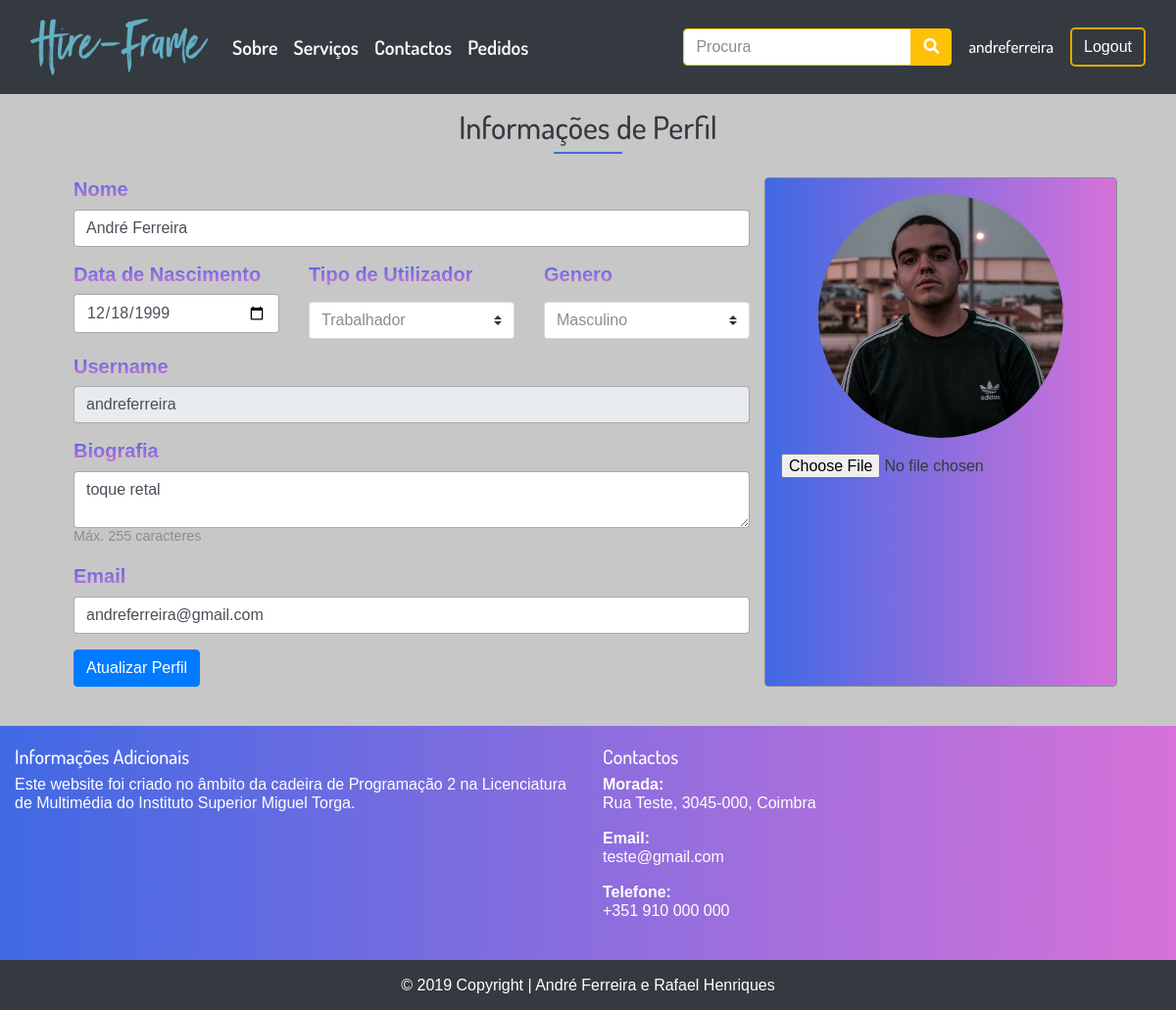
The app's page /index.php?op=usersettings (signed in) with its own data.
### tables this page shows
CREATE TABLE IF NOT EXISTS `utilizador` (
  `id_utilizador` int(11) NOT NULL AUTO_INCREMENT,
  `username` varchar(15) NOT NULL,
  `nome` varchar(150) NOT NULL,
  `id_genero` int(11) NOT NULL,
  `email` varchar(100) NOT NULL,
  `data_nascimento` date NOT NULL,
  `data` datetime NOT NULL DEFAULT CURRENT_TIMESTAMP ON UPDATE CURRENT_TIMESTAMP,
  `pass` varchar(20) NOT NULL,
  `tipo_utilizador` int(11) NOT NULL,
  `biografia` varchar(255) DEFAULT NULL,
  `imagem` varchar(255) DEFAULT NULL,
  PRIMARY KEY (`id_utilizador`),
  UNIQUE KEY `id_area` (`id_utilizador`),
  KEY `fk_id_tipo_tipo_utilizador` (`tipo_utilizador`),
  KEY `fk_id_genero_genero_utilizador` (`id_genero`)
);

CREATE TABLE IF NOT EXISTS `tipo_utilizador` (
  `id_tipo` int(11) NOT NULL,
  `nome_tipo` varchar(255) NOT NULL,
  PRIMARY KEY (`id_tipo`)
);

CREATE TABLE IF NOT EXISTS `genero_utilizador` (
  `id_genero` int(11) NOT NULL,
  `genero` varchar(255) NOT NULL,
  PRIMARY KEY (`id_genero`)
);

### inc/user_settings.inc.php (the view, shortened to what this page needs)
<div class="container">
  <div class="container-fluid py-3 justify-content-center">
<?php
if(isset($_SESSION['username'],$_SESSION['id_utilizador'])){
require("db_projetofinal.php");
$id = $_SESSION["id_utilizador"];
$dados = $db->query("SELECT * FROM utilizador
JOIN genero_utilizador ON utilizador.id_genero = genero_utilizador.id_genero
JOIN tipo_utilizador ON utilizador.tipo_utilizador = tipo_utilizador.id_tipo
WHERE utilizador.id_utilizador = '$id'");
echo '<header class="col-md-12 mb-4">
<h2 class="text-center text-dark">Informações de Perfil</h2>
<span class="underline mb-3"></span>
</header>';
foreach ($dados as $linha) {
 echo   '
    <div class="container">
      <form method="post" action="inc/upload.inc.php" enctype="multipart/form-data">
      <div class="row justify-content-center">
        <div class="col-md-8">
          <div class="row">
          <div class="col-md-12 mb-3">
            <label class="grad-txt f-20 font-weight-bold" for="name">Nome</label>
            <input type="text" class="form-control" id="name" name="nome" aria-describedby="nameHelp" value="'.$linha['nome'].'">
          </div>
          <div class="col-md-4 mb-3">
            <label class="grad-txt f-20 font-weight-bold" for="nascimento">Data de Nascimento</label>
            <input type="date" class="form-control" id="nascimento" name="nascimento" aria-describedby="nascimentoHelp" value="'.$linha['data_nascimento'].'">
          </div>
          <div class="col-md-4 mb-3">
            <label class="grad-txt f-20 font-weight-bold" for="tipo_utilizador">Tipo de Utilizador</label>
            <select class="custom-select mt-2 text-secondary w-100 align-content-left" id="inputGroupSelect01" name="tipo_utilizador" required>
            <option class="bg-dark" value="'.$linha['id_tipo'].'" selected>'.$linha['nome_tipo'].'</option>';
           echo '</select>
            </div>
            <div class="col-md-4 mb-3">
            <label class="grad-txt f-20 font-weight-bold" for="genero">Genero</label>
            <select class="custom-select mt-2 text-secondary w-100 align-content-left" id="inputGroupSelect02" name="genero" required>
            <option class="bg-dark" value="'.$linha['id_genero'].'" selected>'.$linha['genero'].'</option>';
            echo  '
            </select>
          </div>
          <div class="col-md-12 mb-3">
            <label class="grad-txt f-20 font-weight-bold" for="user">Username</label>
            <input type="text" class="form-control" id="user" aria-describedby="userHelp" value="'.$linha['username'].'" disabled>
          </div>
          <div class="col-md-12 mb-1">
            <label class="grad-txt f-20 font-weight-bold" for="biografia">Biografia</label>
            <textarea type="text" class="form-control" id="biografia" maxlength="255" name="biografia" aria-describedby="biografiaHelp">'.$linha['biografia'].'</textarea>
            <p class="figure-caption">Máx. 255 caracteres</p>
          </div>
          <div class="col-md-12 mb-3">
            <label class="grad-txt f-20 font-weight-bold" for="email">Email</label>
            <input type="text" class="form-control" id="email" name="email" aria-describedby="emailHelp" value="'.$linha['email'].'">
          </div>
          <div class="col-md-12">
            <button type="submit" name="submitimg" class="btn btn-primary ml-auto">Atualizar Perfil</button>
          </div>
          </div>
        </div>
        <div class="col-md-4 text-center bg-light rounded p-3 border border-secondary grad">
            <img src="'.$linha["imagem"].'" class="rounded-circle" width="250px">
            <input type="file" name="imagemperfil" class="form-control-file my-3 text-dark" accept="image/x-png,image/jpeg"/>
        </div>
        <hr>
        </form>
      </div>
    </div>';
}
?>
  </div>
<?php
 } else {
header("location:index.php?op=login");
}
?>

### index.php (shortened to what this page needs)
<!DOCTYPE html>
<html lang="pt-pt">
<head>
    <link rel="stylesheet" href="css/bootstrap.min.css">
    <link rel="stylesheet" href="css/costum.css">
    <link href="css/fontawesome/css/all.css" rel="stylesheet">
</head>
<body>
    <?php include("inc/menu.inc.php"); ?>
    <?php
$host = $_SERVER['SERVER_NAME'] . $_SERVER['REQUEST_URI'];
$host = basename($host);
if($host == "index.php") {
 require("inc/main.inc.php");
} else {
    if(isset($_REQUEST["op"])) {
      $op = $_REQUEST["op"];
              switch($op) {
        case "usersettings": require("inc/user_settings.inc.php"); break;
      }
  } else {
      require("inc/main.inc.php");
  }
}
?>
    <?php
        include("inc/footer.inc.php");
    ?>
</body>
</html>

### inc/menu.inc.php (shortened to what this page needs)
<div class="container-fluid bg-dark">
        <header class="menu-font-20">
            <nav class="navbar navbar-expand-lg navbar-dark">
                <a href="index.php" class="navbar-brand">
                    <img src="img/hire-frame.png" height="70" class="d-inline-block align-top <?php if (isset($_GET["op"])) if ($_GET["op"] == 0) echo "active";?>">
                </a>
                <div id="menu" class="collapse navbar-collapse">
                    <ul class="navbar-nav mr-auto text-light">
                        <li class="nav-item">
                            <a href="index.php?op=sobre" class="nav-link <?php if (isset($_GET["op"])) if ($_GET["op"] == 1) echo "active";?> text-light f-600">Sobre</a>
                        </li>
                        <li class="nav-item">
                            <a href="index.php?op=servicos" class="nav-link <?php if (isset($_GET["op"])) if ($_GET["op"] == 2) echo "active";?> text-light f-600">Serviços</a>
                        </li>
                        <li class="nav-item">
                            <a href="index.php?op=contactos" class="nav-link <?php if (isset($_GET["op"])) if ($_GET["op"] == 3) echo "active";?> text-light f-600">Contactos</a>
                        </li>
                        <?php
                        if(isset($_SESSION["username"]))
                        { ?>
                        <li class="nav-item">
                            <a href="index.php?op=pedidos" class="nav-link <?php if (isset($_GET["op"])) if ($_GET["op"] == 4) echo "active"; ?> text-light f-600">Pedidos</a>
                        </li>
                        <?php
                        }
                        ?>
                    </ul>
                    <form class="form-inline" method="post">
                        <div class="input-group">
                            <input class="form-control border border-warning" name="search" type="search" placeholder="Procura" aria-label="Search" required>
                            <span class="input-group-btn">
                                <button class="btn btn-warning" formaction="index.php?op=procura"><i class="fas fa-search"></i></button>
                            </span>
                        </div>
                    </form>
                <?php
if(isset($_SESSION["username"]))
 {
      echo '<a href="index.php?op=userpage" class="btn m-1 btn-default f-500 f-17">'.$_SESSION["username"].'</a>
      <a href="index.php?op=logout" class="btn btn-login">Logout</a>';
 } else {
    echo '<a href="index.php?op=login" class="btn m-1 btn-default f-500 f-17">Login</a>
    <a href="index.php?op=registar" class="btn btn-login">Registar</a>';
 }
            ?>
                </div>
            </nav>
        </header>
    </div>

### inc/footer.inc.php (shortened to what this page needs)
<footer class="footer page-footer font-small pt-4">
<div class="grad pad-top-20">
  <div class="container-fluid text-center text-md-left">
    <div class="row">
      <div class="col-md-6 mt-md-0 mt-3">
        <h5>Informações Adicionais</h5>
        <p>Este website foi criado no âmbito da cadeira de Programação 2 na Licenciatura de Multimédia
            do Instituto Superior Miguel Torga.</p>
      </div>
      <div class="col-md-4">
              <h5>Contactos</h5>
              <dl class="contact-list">
                <dt>Morada:</dt>
                <dd>Rua Teste, 3045-000, Coimbra</dd>
              </dl>
              <dl class="contact-list">
                <dt>Email:</dt>
                <dd><a class="text-white" href="mailto:">teste@gmail.com</a></dd>
              </dl>
              <dl class="contact-list">
                <dt>Telefone:</dt>
                <dd><a class="text-white" href="tel: +351">+351 910 000 000 </a></dd>
              </dl>
            </div>
    </div>
  </div>
  <div class="page-footer font-small bg-dark mt-4">
<div class="footer-copyright text-center py-3 nova-s">© 2019 Copyright |
    <a target="_blank" href="https://www.falcondesign.pt/" class="nova-s">André Ferreira</a> e <a href="#" class="nova-s">Rafael Henriques</a>
  </div>
</div>
</div>

### css/costum.css (style rules this page uses)
* { margin: 0; padding: 0; font-size: 100%; border: none; outline: none; line-height: 1.22; color: #fff; box-sizing: border-box; font-family: 'Dosis', sans-serif; }
body { background-repeat: no-repeat; background-position: center center; background-attachment: fixed; background-color: #c7c7c7; }
.grad { background-image: linear-gradient(to right, #4069E4 , #D672D9); }
.grad-txt { background: -webkit-linear-gradient(#4069E4 , #D672D9); -webkit-background-clip: text; -webkit-text-fill-color: transparent; }
a, a:hover, a:focus, .footer-copyright>a:hover { text-decoration: none; color: #6c757d; }
.footer-copyright>a { color: #fff; }
.footer { text-align: center; width: 100%; }
.menu-font-20 { font: 20px sans-serif; }
.btn-login { border: 2px solid #e0a800; background: none; position: relative; color: #fff; z-index: 1; border-radius: 5px; height: 100%; transition: all .50s ease-in-out; transition: all .50s ease-in-out; -moz-transition: all .50s ease-in-out; -webkit-transition: all .50s ease-in-out; }
.btn-default { background: none; position: relative; color: #fff; z-index: 1; border-radius: 5px; height: 100%; transition: all .50s ease-in-out; transition: all .50s ease-in-out; -moz-transition: all .50s ease-in-out; -webkit-transition: all .50s ease-in-out; }
.pad-top-20 { padding-top: 20px; }
.underline { content: ''; border-top: 2px solid #4069E4; width: 70px; display: block; margin-bottom: 8px; margin: 0 auto; }
.f-500 { font-weight: 500; }
.f-600 { font-weight:600; }
.f-17 { font-size: 17px; }
.f-20 { font-size: 20px; }

### records on screen
utilizador: nome "André Ferreira", nascimento "12/18/1999", tipo_utilizador "Trabalhador", genero "Masculino", username "andreferreira", biografia "toque retal", email "andreferreira@gmail.com", imagem (picture)

### other values on screen
$_SESSION["username"] "andreferreira"
